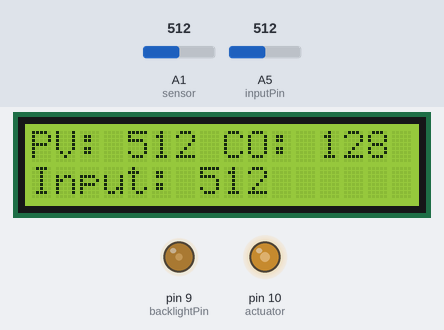
Bench run of a sketch on a simulated Arduino Uno, built with avr-gcc and run on an emulated ATmega328P. Shown: 16×2 character LCD, output pins drawn as LEDs (lit = HIGH). The test bench sets the inputs (shaded band); at power-on: A5 (inputPin) = 512, A1 (sensor) = 512. What the sketch prints to the serial monitor is not drawn.

Above: at 1.2 s.
1.3 s: A5 (inputPin) set to 0
At 2.5 s:
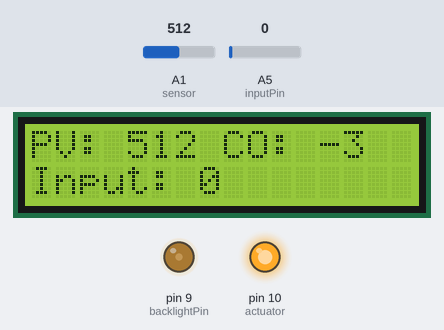
2.8 s: A1 (sensor) set to 11
At 3.5 s:
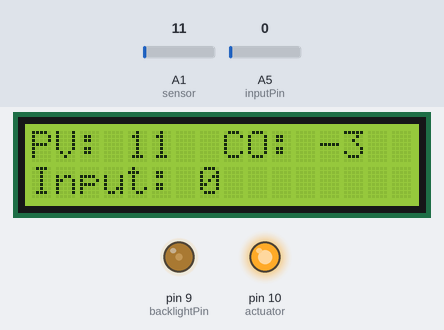
4.3 s: A1 (sensor) set to 8
At 5.6 s:
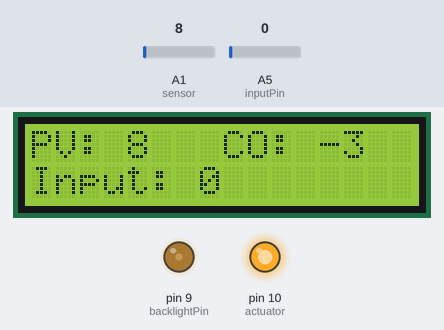
7.3 s: A5 (inputPin) set to 10
At 7.8 s:
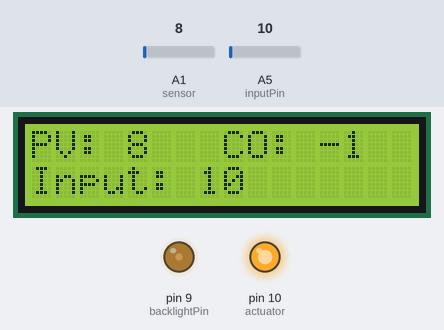
10.3 s: A5 (inputPin) set to 13
At 11.3 s:
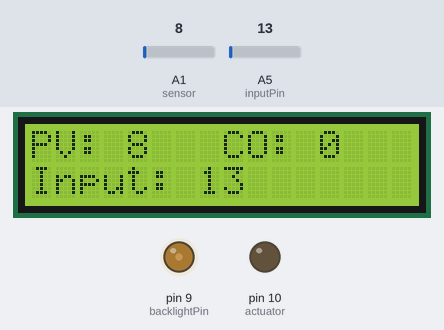
11.8 s: A5 (inputPin) set to 122
At 12.6 s:
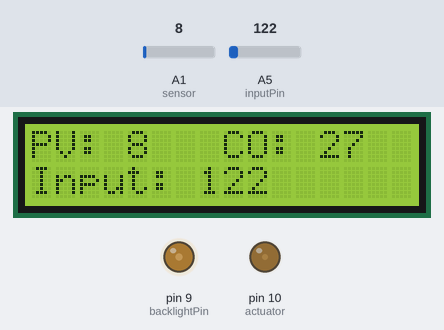
Timing chart, 0 to 14.8 s (numbered marks = the images above; inputs shaded):
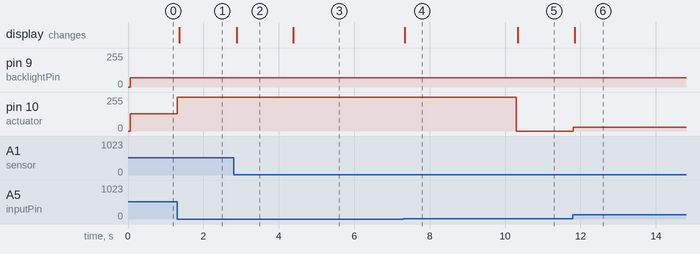

The sketch:

Manual_Control.ino
```cpp
#include <LiquidCrystal.h>
const int rs = 12, en = 11, d4 = 5, d5 = 4, d6 = 3, d7 = 2;
LiquidCrystal lcd(rs, en, d4, d5, d6, d7);
int backlightPin = 9;
int contrast = 70;


int sensor = A1;
int inputPin = A5;
int actuator = 10;
int PV = 0;
int inputValue = 0;
int CO = 0;

void setup() {
  pinMode(backlightPin, OUTPUT);
  lcd.begin(16, 2);

  pinMode(actuator, OUTPUT);
  Serial.begin(9600);


}

void loop() {
  //LCD
  analogWrite(backlightPin, contrast);


  PV = analogRead(sensor);
  inputValue = analogRead(inputPin);
  CO =map(inputValue, 15, 1000, 0 ,255);
analogWrite(actuator, CO);

Serial.print("\t PV = ");
Serial.print(PV);
Serial.print("\t input = ");
Serial.print(inputValue);
Serial.print("\t CO = ");
Serial.print(CO);
Serial.print("\t PV = ");
Serial.print(PV);
Serial.println();

    lcd.clear();
    lcd.setCursor(0, 0);
    lcd.print("PV: ");
    lcd.print(PV);
    lcd.setCursor(8, 0);
    lcd.print("CO: ");
    lcd.print(CO);

    lcd.setCursor(0, 1);
    lcd.print("Input: ");
    lcd.print(inputValue);

}
```

Measured:
- the behaviour switches between 11 and 12 on A5 (inputPin) (found by bisection; images 4 and 5)
- after the input at 1.3 s, pin 10 (actuator): 128/255 → 255/255 at once; the display: changes after 0.06 s (image 1)
- after the input at 2.8 s, the display: changes after 0.08 s (image 2)
- after the input at 4.3 s, the display: changes after 0.08 s (image 3)
- after the input at 7.3 s, the display: changes at once (image 4)
- after the input at 10.3 s, pin 10 (actuator): 255/255 → 0/255 at once; the display: changes at once (image 5)
- after the input at 11.8 s, pin 10 (actuator): 0/255 → 27/255 at once; the display: changes after 0.05 s (image 6)
